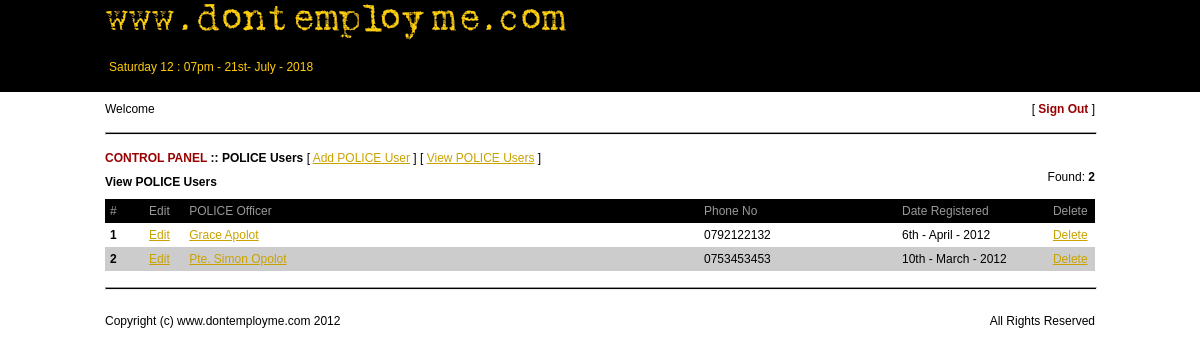
Screenshot of /panel_area/police_users.php?t=view with the database file from the repository.
### tables this page shows
CREATE TABLE IF NOT EXISTS `user_accounts_police` (
  `id` int(15) NOT NULL AUTO_INCREMENT,
  `userid` int(15) NOT NULL,
  `names` varchar(200) NOT NULL,
  `phoneno` varchar(15) NOT NULL,
  `date_joined` varchar(15) NOT NULL,
  PRIMARY KEY (`id`)
);

### other_files/inc_policeusers.php (the view, shortened to what this page needs)
<table border="0" width="100%" cellpadding="0" cellspacing="0">
	<tr>
		<td>
        	<a href="../panel_area/index.php" class="toplinks" title="CONTROL PANEL">CONTROL PANEL</a> <b> :: POLICE Users</b> [ <a href="../panel_area/police_users.php?t=add" class="links" title="Add POLICE User">Add POLICE User</a> ] [ <a href="../panel_area/police_users.php?t=view" class="links" title="View POLICE Users">View POLICE Users</a> ]
        </td>
	</tr>
	<?php
	if($_GET['t'] == "add" || $_GET['edit'])
	{
		if($_GET['edit'])
		{
			$id = base64_decode($_GET['edit']);
			$edit = mysql_fetch_array(mysql_query("SELECT u.id, u.usern, d.names, d.phoneno, d.date_joined FROM users u, user_accounts_police d WHERE u.id = d.userid && u.id = '".$id."'"));
		}
	?>
	<tr>
		<td>
			<table border="0" width="100%" cellpadding="2" cellspacing="2">
				<tr>
					<td style="padding-top:10px;">
						<?php
						if($_GET['edit'])
						{
						?>
							<b>Edit POLICE User - </b> <?php echo $edit['names']; ?>
						<?php
						}
						else
						{
						?>
							<b>Add POLICE User</b>
						<?php
						}
						?>
					</td>
				</tr>
				<tr>
                	<td>
                    	<form name="registration" method="post" autocomplete="off" action="#register" onsubmit="return Empty('names', 'Please enter names of POLICE Officer', 'error_msg2') <?php if(!$_GET['edit']) {?> && Empty('username', 'Please enter username', 'error_msg2') && Empty('password1', 'Please enter password', 'error_msg2') && Empty('password2', 'Please re-enter password', 'error_msg2') <?php } ?> && Empty('phoneno', 'Please enter phone number', 'error_msg2') && addoreditPOLICEUser('names', 'username', 'password1', 'phoneno', 'editid', 'error_msg2');">
                        <table border="0" width="100%" cellpadding="0" cellspacing="0">
                            <tr>
                                <td colspan="2">
                                    <div id="error_msg2"></div>
                                </td>
                            </tr>
                            <tr>
                                <td align="right" style="padding-top:10px;">
                                    Full names: &nbsp;
                                </td>
                                <td style="padding-top:10px;">
                                    <input type="text" name="names" id="names" value="<?php echo $edit['names']; ?>" size="50">
                                </td>
                            </tr>
                            <tr>
                                <td width="12%" align="right" style="padding-top:10px;">
                                    Username: &nbsp;
                                </td>
                                <td style="padding-top:10px;">
                                    <input type="text" name="username" id="username" value="<?php echo $edit['usern']; ?>" <?php if($_GET['edit']) {?> disabled="disabled" <?php } ?> size="50" onblur="return Empty('username', 'Please enter username', 'username_error') && checkUsername('username', 'username_error');">
                                </td>
                            </tr>
                            <tr>
                                <td>
                                </td>
                                <td align="left" style="padding-top:10px;">
                                    <div id="username_error"></div>
                                </td>
                            </tr>
                            <tr>
                                <td align="right" style="padding-top:10px;">
                                    Password: &nbsp;
                                </td>
                                <td style="padding-top:10px;">
                                    <input type="password" name="password1" id="password1" size="50">
                                </td>
                            </tr>
                            <tr>
                                <td align="right" style="padding-top:10px;">
                                    Re-enter password: &nbsp;
                                </td>
                                <td style="padding-top:10px;">
                                    <input type="password" name="password2" id="password2" onblur="return Empty('password1', 'Please enter password', 'password_error') && Empty('password2', 'Please re-enter password', 'password_error') && checkPasswordMatch('password1','password2', 'password_error') && checkPwLength('password1', 'password_error');" size="50">
                                </td>
                            </tr>
                            <tr>
                                <td>
                                </td>
                                <td align="left" style="padding-top:10px;">
                                    <div id="password_error"></div>
                                </td>
                            </tr>
                            <?php
							if($_GET['edit'])
							{
							?>
                            <tr>
                                <td colspan="2" align="left" style="padding-top:10px;">
                                    <img src="../images/no.gif" width="18" height="18" border="0" align="absmiddle" /> <font color="red">To change password, please type in the new password in the password fields. When password fields are left empty, password is not reset</font>
                                </td>
                            </tr>
                          	<?php
							}
							?>
                            <tr>
                                <td align="right" style="padding-top:10px;">
                                    Phone No: &nbsp;
                                </td>
                                <td style="padding-top:10px;">
                                    <input type="text" name="phoneno" id="phoneno" value="<?php echo $edit['phoneno']; ?>" maxlength="10" size="50" onKeyDown="return onlyNumbers('phoneno', 'error_msg2');">
                                </td>
                            </tr>
                            <tr>
                                <td align="right" style="padding-top:10px;">
                                </td>
                                <td style="padding-top:10px; padding-bottom:30px;">
                                    <?php
                                    if($_GET['edit'])
									{
									?>
                                    <input type="hidden" name="editid" id="editid" value="<?php echo $id; ?>">
                                    <input type="submit" value="Save Changes">
                                    <?php
									}
									else
									{
									?>
                                    <input type="hidden" name="editid" id="editid" value="0">
                                    <input type="submit" value="Add POLICE User">
                                    <?php
									}
									?>
                                </td>
                            </tr>
                        </table>
                        </form>
                    </td>
                </tr>
            </table>
		</td>
	</tr>
	<?php
	}
	elseif($_GET['t'] == "view")
	{
		$qry = mysql_query("SELECT u.id, u.usern, d.names, d.phoneno, d.date_joined FROM users u, user_accounts_police d WHERE u.id = d.userid && u.urights = 700 ORDER BY d.date_joined DESC");
		$num = mysql_num_rows($qry);
	?>
    <tr>
    	<td>
        	<table border="0" width="100%" cellpadding="0" cellspacing="0">
            	<tr>
                	<td style="padding-top:10px;">
                    	<b>View POLICE Users</b>
                    </td>
                    <td align="right">
                    	Found: <b><?php echo $num; ?></b>
                    </td>
                </tr>
                <?php
				if($num != 0)
				{
				?>
                <tr>
                	<td style="padding-top:10px;" colspan="2">
                    	<table border="0" width="100%" cellpadding="0" cellspacing="0">
                        	<tr>
                            	<td width="3%" class="tdmain">
                                	#
                                </td>
                                <td width="5%" align="center" class="tdmain">
                                	Edit
                                </td>
                                <td class="tdmain">
                                	POLICE Officer
                                </td>
                                <td width="20%" class="tdmain">
                                	Phone No
                                </td>
                                <td width="15%" class="tdmain">
                                	Date Registered
                                </td>
                                <td width="5%" align="center" class="tdmain">
                                	Delete
                                </td>
                            </tr>
                            <?php
							$counter = 1;
							while($result = mysql_fetch_array($qry))
							{
								if(($counter % 2) == 0)
								{
									$row = "evenrow";
								}
								else
								{
									$row = "oddrow";
								}
							?>
                            <tr class="<?php echo $row; ?>">
                            	<td class="tdother">
                                	<b><?php echo $counter; ?></b>
                                </td>
                                <td align="center" class="tdother">
                                	<a href="../panel_area/police_users.php?edit=<?php echo base64_encode($result['id']); ?>" class="links" title="Edit POLICE Officer - <?php echo $result['names']; ?>">Edit</a>
                                </td>
                                <td class="tdother">
                                	<a class="fancybox fancybox.ajax" href="../other_files/thispolice.php?i=<?php echo base64_encode($result['id']); ?>" id="links"><?php echo $result['names']; ?></a>
                                </td>
                                <td class="tdother">
                                	<?php echo $result['phoneno']; ?>
                                </td>
                                <td class="tdother">
                                	<?php echo date("jS - F - Y", $result['date_joined']); ?>
                                </td>
                                <td align="center" class="tdother">
                                	<a href="#" onClick="return promptAction('Delete POLICE Officer - <?php echo $result['names']; ?>?', '../panel_area/police_users.php?d=<?php echo base64_encode($result['id']); ?>');" class="links" title="Delete POLICE Officer - <?php echo $result['names']; ?>">Delete</a>
                                </td>
                            </tr>
                            <?php
							$counter++;
							}
							?>
                        </table>
                    </td>
                </tr>
                <?php
				}
				?>
            </table>
        </td>
    </tr>
 	<?php
	}
	?>
</table>

### site_css/cssfile.css (style rules this page uses)
body { font-family: Arial, Helvetica, sans-serif; font-size:12px; margin:0px; padding:0px; }
.links { color:#CAA200; }
#links { color:#CAA200; }
.toplinks { text-decoration:none; color:#990000; font-weight:bold; }
.tdmain { padding:5px; font-weight:normal; background-color:#000; color:#999; }
.tdother { padding:5px; vertical-align:top; }
.evenrow { background-color:#CCC; }
.oddrow { background-color:#FFFFFF; }

### rows the page displays
user_accounts_police: names "Grace Apolot", phoneno "0792122132", date_joined "6th - April - 2012"
user_accounts_police: names "Pte. Simon Opolot", phoneno "0753453453", date_joined "10th - March - 2012"

### other values shown
$display "Saturday 12 : 07pm - 21st- July - 2018"
$num "2"
